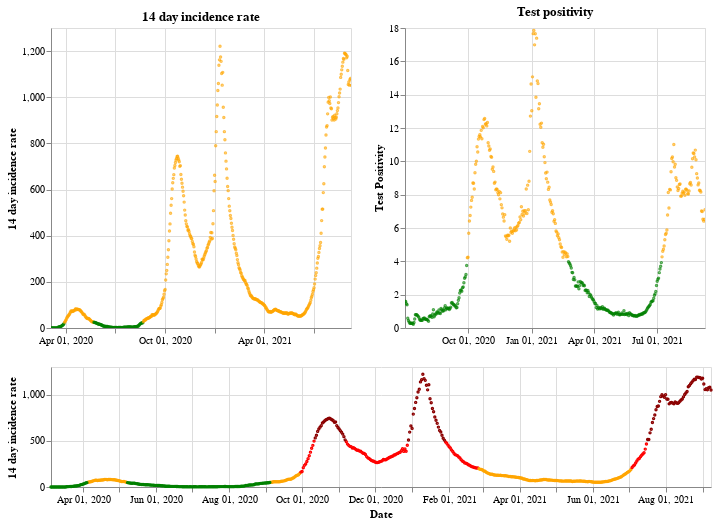

Notebook source saved alongside this figure:
### Markdown cell above
## Northern Ireland

### Code cell
plot_traffic_light('Northern Ireland')

### Figure 1 — Vega-Lite specification as saved in the notebook (floating-point values rounded to 4 significant figures; data arrays with more than 128 entries replaced by an {"elided": "..."} marker saying what was removed)
{"config": {"view": {"continuousWidth": 400, "continuousHeight": 300}}, "vconcat": [{"hconcat": [{"mark": {"type": "point", "size": 2}, "encoding": {"color": {"condition": {"value": "green", "test": "(datum.twoWeeklyCasesRate <= 25)"}, "value": "orange"}, "tooltip": [{"type": "nominal", "field": "areaName"}, {"type": "temporal", "field": "date"}, {"type": "quantitative", "field": "twoWeeklyCasesRate"}, {"type": "quantitative", "field": "testPositivity"}], "x": {"type": "temporal", "axis": {"title": ""}, "field": "date", "scale": {"domain": {"selection": "DateBrush"}}, "timeUnit": "yearmonthdate"}, "y": {"type": "quantitative", "axis": {"title": "14 day incidence rate"}, "field": "twoWeeklyCasesRate"}}, "title": "14 day incidence rate", "width": 300}, {"mark": {"type": "point", "size": 2}, "encoding": {"color": {"condition": {"value": "green", "test": "(datum.testPositivity <= 4)"}, "value": "orange"}, "tooltip": [{"type": "nominal", "field": "areaName"}, {"type": "temporal", "field": "date"}, {"type": "quantitative", "field": "twoWeeklyCasesRate"}, {"type": "quantitative", "field": "testPositivity"}], "x": {"type": "temporal", "axis": {"title": ""}, "field": "date", "scale": {"domain": {"selection": "DateBrush"}}, "timeUnit": "yearmonthdate"}, "y": {"type": "quantitative", "axis": {"title": "Test Positivity"}, "field": "testPositivity"}}, "title": "Test positivity", "width": 300}]}, {"layer": [{"mark": {"type": "point", "size": 2}, "encoding": {"color": {"condition": {"value": "orange", "test": "(((datum.testPositivity < 4) && (datum.twoWeeklyCasesRate >= 50)) && (datum.twoWeeklyCasesRate < 200))"}, "value": "red"}, "opacity": {"condition": {"value": 1, "test": "((datum.twoWeeklyCasesRate >= 50) && (datum.twoWeeklyCasesRate < 500))"}, "value": 0}, "tooltip": [{"type": "nominal", "field": "areaName"}, {"type": "temporal", "field": "date"}, {"type": "quantitative", "field": "twoWeeklyCasesRate"}, {"type": "quantitative", "field": "testPositivity"}], "x": {"type": "temporal", "axis": {"title": "Date"}, "field": "date", "timeUnit": "yearmonthdate"}, "y": {"type": "quantitative", "axis": {"title": "14 day incidence rate"}, "field": "twoWeeklyCasesRate"}}, "selection": {"DateBrush": {"type": "interval", "encodings": ["x"], "fields": ["Time"]}}}, {"mark": {"type": "point", "size": 2}, "encoding": {"color": {"value": "darkred"}, "opacity": {"condition": {"value": 1, "test": "(datum.twoWeeklyCasesRate >= 500)"}, "value": 0}, "tooltip": [{"type": "nominal", "field": "areaName"}, {"type": "temporal", "field": "date"}, {"type": "quantitative", "field": "twoWeeklyCasesRate"}, {"type": "quantitative", "field": "testPositivity"}], "x": {"type": "temporal", "axis": {"title": "Date"}, "field": "date", "timeUnit": "yearmonthdate"}, "y": {"type": "quantitative", "axis": {"title": "14 day incidence rate"}, "field": "twoWeeklyCasesRate"}}}, {"mark": {"type": "point", "size": 2}, "encoding": {"color": {"condition": {"value": "green", "test": "((datum.testPositivity < 4) && (datum.twoWeeklyCasesRate < 50))"}, "value": "orange"}, "opacity": {"condition": {"value": 1, "test": "(datum.twoWeeklyCasesRate < 50)"}, "value": 0}, "tooltip": [{"type": "nominal", "field": "areaName"}, {"type": "temporal", "field": "date"}, {"type": "quantitative", "field": "twoWeeklyCasesRate"}, {"type": "quantitative", "field": "testPositivity"}], "x": {"type": "temporal", "axis": {"title": "Date"}, "field": "date", "timeUnit": "yearmonthdate"}, "y": {"type": "quantitative", "axis": {"title": "14 day incidence rate"}, "field": "twoWeeklyCasesRate"}}}], "height": 120, "width": 660}], "data": {"name": "data-567f1c98420f3cda9a1f2bdcacb14a95"}, "$schema": "https://vega.github.io/schema/vega-lite/v4.8.1.json", "datasets": {"data-567f1c98420f3cda9a1f2bdcacb14a95": {"elided": "553 records"}}}
